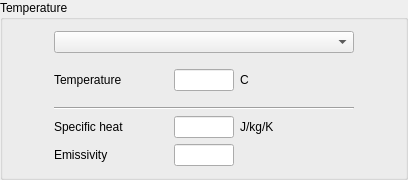
       <widget class="QGroupBox" name="groupBoxTemperature">
        <property name="toolTip">
         <string>&lt;html&gt;&lt;head/&gt;&lt;body&gt;&lt;p&gt;&lt;span style=&quot; font-size:9pt;&quot;&gt;Specify the
          temperature profile for the selected boundary condition.&lt;/span&gt;&lt;/p&gt;&lt;/body&gt;&lt;/html&gt;
         </string>
        </property>
        <property name="title">
         <string>Temperature</string>
        </property>
        <layout class="QGridLayout">
         <item row="0" column="0">
          <layout class="QGridLayout">
           <item row="0" column="1">
            <widget class="QComboBox" name="comboBoxIJRTP">
             <property name="minimumSize">
              <size>
               <width>300</width>
               <height>0</height>
              </size>
             </property>
             <property name="focusPolicy">
              <enum>Qt::ClickFocus</enum>
             </property>
             <property name="toolTip">
              <string>&lt;html&gt;&lt;head/&gt;&lt;body&gt;&lt;p&gt;&lt;span style=&quot; font-size:9pt;&quot;&gt;Select
               a way to impose the temperature profile:&lt;/span&gt;&lt;/p&gt;&lt;p&gt;&lt;span style=&quot;
               font-size:9pt;&quot;&gt;- Temperature set by values: impose a constant and uniform temperature profile,&lt;/span&gt;&lt;/p&gt;&lt;p&gt;&lt;span
               style=&quot; font-size:9pt;&quot;&gt;- User-defined temperature: specify the temperature profile in the
               user-defined functions.&lt;/span&gt;&lt;/p&gt;&lt;/body&gt;&lt;/html&gt;
              </string>
             </property>
            </widget>
           </item>
           <item row="2" column="1">
            <widget class="QFrame" name="frameTemperature">
             <property name="minimumSize">
              <size>
               <width>16</width>
               <height>42</height>
              </size>
             </property>
             <property name="frameShape">
              <enum>QFrame::NoFrame</enum>
             </property>
             <property name="frameShadow">
              <enum>QFrame::Raised</enum>
             </property>
             <layout class="QGridLayout">
              <property name="margin">
               <number>0</number>
              </property>
              <item row="0" column="0">
               <layout class="QGridLayout">
                <item row="0" column="0">
                 <widget class="QLabel" name="labelITPT">
                  <property name="toolTip">
                   <string>&lt;html&gt;&lt;head/&gt;&lt;body&gt;&lt;p&gt;&lt;span style=&quot; font-size:9pt;&quot;&gt;Specify
                    a constant and uniform temperature profile in Celsius.&lt;/span&gt;&lt;/p&gt;&lt;/body&gt;&lt;/html&gt;
                   </string>
                  </property>
                  <property name="text">
                   <string>Temperature</string>
                  </property>
                 </widget>
                </item>
                <item row="0" column="1">
                 <widget class="QLineEdit" name="lineEditITPT">
                  <property name="maximumSize">
                   <size>
                    <width>60</width>
                    <height>16777215</height>
                   </size>
                  </property>
                  <property name="toolTip">
                   <string>&lt;html&gt;&lt;head/&gt;&lt;body&gt;&lt;p&gt;&lt;span style=&quot; font-size:9pt;&quot;&gt;Specify
                    a constant and uniform temperature profile in Celsius.&lt;/span&gt;&lt;/p&gt;&lt;/body&gt;&lt;/html&gt;
                   </string>
                  </property>
                 </widget>
                </item>
                <item row="0" column="2">
                 <widget class="QLabel" name="labelUnitITPT">
                  <property name="toolTip">
                   <string>&lt;html&gt;&lt;head/&gt;&lt;body&gt;&lt;p&gt;&lt;span style=&quot; font-size:9pt;&quot;&gt;Specify
                    a constant and uniform temperature profile in Celsius.&lt;/span&gt;&lt;/p&gt;&lt;/body&gt;&lt;/html&gt;
                   </string>
                  </property>
                  <property name="text">
                   <string>C</string>
                  </property>
                 </widget>
                </item>
               </layout>
              </item>
             </layout>
            </widget>
           </item>
           <item row="3" column="1">
            <widget class="Line" name="line">
             <property name="orientation">
              <enum>Qt::Horizontal</enum>
             </property>
            </widget>
           </item>
           <item row="4" column="1">
            <layout class="QGridLayout">
             <item row="0" column="0">
              <widget class="QLabel" name="labelICPT">
               <property name="toolTip">
                <string>&lt;html&gt;&lt;head/&gt;&lt;body&gt;&lt;p&gt;&lt;span style=&quot; font-size:9pt;&quot;&gt;Specify
                 the specific heat for each particle set.&lt;/span&gt;&lt;/p&gt;&lt;/body&gt;&lt;/html&gt;
                </string>
               </property>
               <property name="text">
                <string>Specific heat</string>
               </property>
              </widget>
             </item>
             <item row="0" column="1">
              <widget class="QLineEdit" name="lineEditICPT">
               <property name="maximumSize">
                <size>
                 <width>60</width>
                 <height>16777215</height>
                </size>
               </property>
               <property name="toolTip">
                <string>&lt;html&gt;&lt;head/&gt;&lt;body&gt;&lt;p&gt;&lt;span style=&quot; font-size:9pt;&quot;&gt;Specify
                 the specific heat for each particle set.&lt;/span&gt;&lt;/p&gt;&lt;/body&gt;&lt;/html&gt;
                </string>
               </property>
              </widget>
             </item>
             <item row="0" column="2">
              <widget class="QLabel" name="labelUnitICPT">
               <property name="toolTip">
                <string>&lt;html&gt;&lt;head/&gt;&lt;body&gt;&lt;p&gt;&lt;span style=&quot; font-size:9pt;&quot;&gt;Specify
                 the specific heat for each particle set.&lt;/span&gt;&lt;/p&gt;&lt;/body&gt;&lt;/html&gt;
                </string>
               </property>
               <property name="text">
                <string>J/kg/K</string>
               </property>
              </widget>
             </item>
             <item row="1" column="0">
              <widget class="QLabel" name="labelIEPSI">
               <property name="toolTip">
                <string>&lt;html&gt;&lt;head/&gt;&lt;body&gt;&lt;p&gt;&lt;span style=&quot; font-size:9pt;&quot;&gt;Specify
                 the emissivity for each particle set.&lt;/span&gt;&lt;/p&gt;&lt;/body&gt;&lt;/html&gt;
                </string>
               </property>
               <property name="text">
                <string>Emissivity</string>
               </property>
              </widget>
             </item>
             <item row="1" column="1">
              <widget class="QLineEdit" name="lineEditIEPSI">
               <property name="maximumSize">
                <size>
                 <width>60</width>
                 <height>16777215</height>
                </size>
               </property>
               <property name="toolTip">
                <string>&lt;html&gt;&lt;head/&gt;&lt;body&gt;&lt;p&gt;&lt;span style=&quot; font-size:9pt;&quot;&gt;Specify
                 the emissivity for each particle set.&lt;/span&gt;&lt;/p&gt;&lt;/body&gt;&lt;/html&gt;
                </string>
               </property>
              </widget>
             </item>
            </layout>
           </item>
           <item row="0" column="0">
            <spacer name="horizontalSpacer">
             <property name="orientation">
              <enum>Qt::Horizontal</enum>
             </property>
             <property name="sizeHint" stdset="0">
              <size>
               <width>40</width>
               <height>20</height>
              </size>
             </property>
            </spacer>
           </item>
           <item row="0" column="2">
            <spacer name="horizontalSpacer_2">
             <property name="orientation">
              <enum>Qt::Horizontal</enum>
             </property>
             <property name="sizeHint" stdset="0">
              <size>
               <width>40</width>
               <height>20</height>
              </size>
             </property>
            </spacer>
           </item>
          </layout>
         </item>
        </layout>
       </widget>
